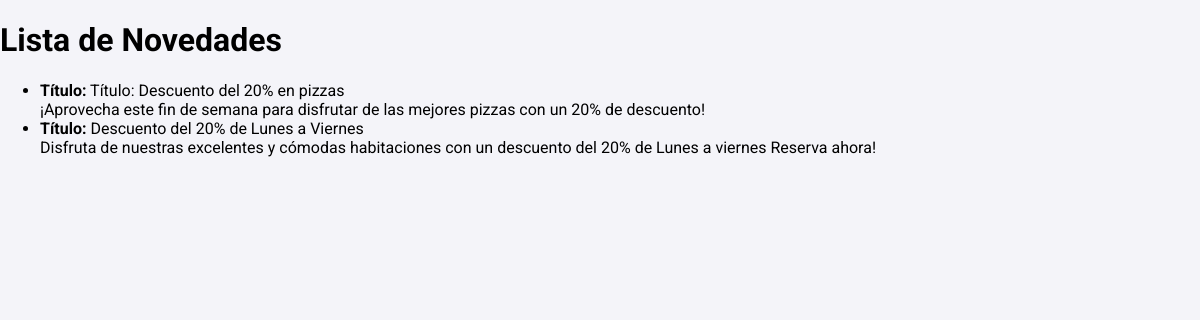
Before: /comercios/novedades/ with the older database file.
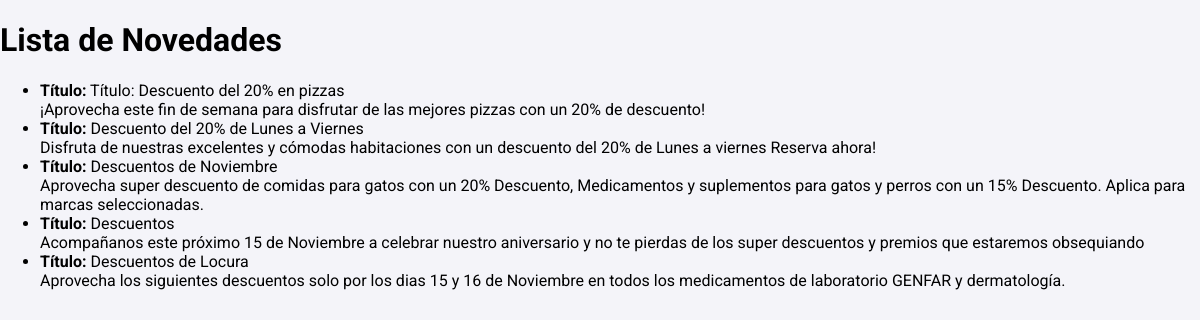
After: the same page with the newer database file.
### comercios/models.py (models this page shows, shortened)
class Novedad(models.Model):
    titulo = models.CharField(max_length=100)
    descripcion = models.TextField()
    imagen = models.ImageField(upload_to='novedades/', blank=True, null=True)
    fecha_publicacion = models.DateField(auto_now_add=True)
    comercio = models.ForeignKey(Comercio, on_delete=models.CASCADE, related_name="novedades", null=True)

### comercios/views.py (the view)
# urls.py: path('novedades/', NovedadListView.as_view(), name='novedades'),  # Cambiado a 'novedades'
class NovedadListView(ListView):
    model = Novedad
    template_name = 'comercios/novedad_list.html'
    context_object_name = 'novedades'

### comercios/templates/comercios/novedad_list.html (shortened to what this page needs)
{% extends 'base.html' %}
{% block content %}
<h1>Lista de Novedades</h1>
<ul>
    {% for novedad in novedades %}
        <li>
            <strong>Título:</strong> {{ novedad.titulo }}<br>
            {{ novedad.descripcion }}
        </li>
    {% endfor %}
</ul>
{% endblock %}

### comercios/templates/base.html (shortened to what this page needs)
{% load static %}
<!DOCTYPE html>
<html lang="es">
<head>
    <link rel="stylesheet" href="{% static 'css/styles.css' %}">
</head>
<body>
    {% block content %}
    {% endblock %}
</body>
</html>

### staticfiles/css/styles.css (style rules this page uses)
body { font-family: 'Roboto', sans-serif; margin: 0; padding: 0; background-color: #f4f4f9; }

Changed rows visible on the page:
added Novedad: titulo "Descuentos de Noviembre", descripcion "Aprovecha super descuento de comidas para gatos con un 20% Descuento, Medicamentos y suplementos para gatos y perros con un 15% Descuento. Aplica para marcas seleccionadas."
added Novedad: titulo "Descuentos", descripcion "Acompañanos este próximo 15 de Noviembre a celebrar nuestro aniversario y no te pierdas de los super descuentos y premios que estaremos obsequiando"
added Novedad: titulo "Descuentos de Locura", descripcion "Aprovecha los siguientes descuentos solo por los dias 15 y 16 de Noviembre en todos los medicamentos de laboratorio GENFAR y dermatología."
